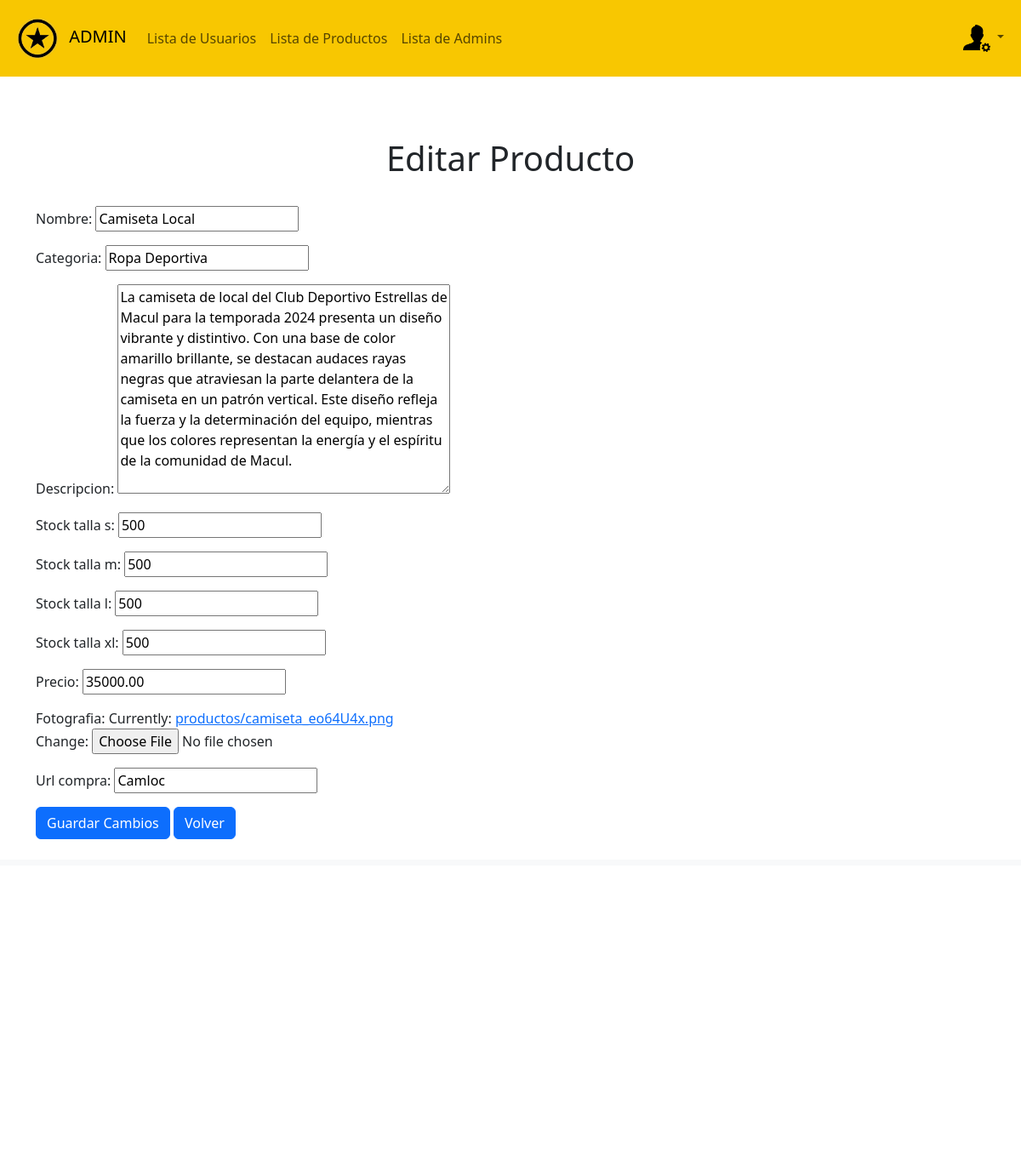
/Estrella/editar_producto/5/ (signed in), run on the app's committed database.
### Estrella/models.py (models this page shows, shortened)
class Producto(models.Model):
    id_producto = models.AutoField(primary_key=True)
    nombre = models.CharField(max_length=100)
    categoria = models.CharField(max_length=50)
    descripcion = models.TextField()
    stock_talla_s = models.PositiveIntegerField(default=0)
    stock_talla_m = models.PositiveIntegerField(default=0)
    stock_talla_l = models.PositiveIntegerField(default=0)
    stock_talla_xl = models.PositiveIntegerField(default=0)
    precio = models.DecimalField(max_digits=10, decimal_places=2)
    fotografia = models.ImageField(upload_to='productos/')
    url_compra = models.CharField(max_length=50, blank=True, null=True)

### Estrella/views.py (the view)
# urls.py: path('editar_producto/<str:pk>/', views.editar_producto, name='editar_producto'),
@admin_required
def editar_producto(request, pk):
    producto = get_object_or_404(Producto, id_producto=pk)
    if request.method == "POST":
        form = ProductoForm(request.POST, request.FILES, instance=producto)
        if form.is_valid():
            form.save()
            return redirect('LisPro')
    else:
        form = ProductoForm(instance=producto)
    return render(request, 'Crud/editar_producto.html', {'form': form})

### Estrella/forms.py
class ProductoForm(forms.ModelForm):
    class Meta:
        model = Producto
        fields = [
            'nombre', 'categoria', 'descripcion', 'stock_talla_s',
            'stock_talla_m', 'stock_talla_l', 'stock_talla_xl',
            'precio', 'fotografia', 'url_compra'
        ]

### Estrella/templates/Crud/editar_producto.html (shortened to what this page needs)
<!DOCTYPE html>
<html lang="en">
<head>
    {% load static %}
    <link rel="stylesheet" href="{% static 'css/bootstrap.min.css' %}">
    <link rel="stylesheet" href="{% static 'css/style.css' %}">
</head>
<body>
    {% include 'base/hadmin.html' %}<br>
    <div class="container mt-5">
        <h1 class="text-center">Editar Producto</h1><br>
        <form method="POST" enctype="multipart/form-data">
            {{ form.as_p }}
            <button type="submit" class="btn btn-primary">Guardar Cambios</button>
            <a href="{% url 'LisPro' %}">
                <button type="button" class="btn btn-primary ">Volver</button>
              </a>
        </form>
    </div><br>
    {% include 'base/footer.html' %}
</body>
</html>

### Estrella/static/css/style.css (style rules this page uses)
body { display: flex; flex-direction: column; min-height: 100vh; margin: 0px; }

### data on the page
Producto: nombre "Camiseta Local", categoria "Ropa Deportiva", descripcion "La camiseta de local del Club Deportivo Estrellas de Macul para la temporada 2024 presenta un diseño vibrante y distintivo. Con una base de color amarillo brillante, se destacan audaces rayas negras que atraviesan la parte delantera de la camiseta en un patrón vertical. Este diseño refleja la fuerza y la determinación del equipo, mientras que los colores representan la energía y el espíritu de la comunidad de Macul.", stock_talla_s "500", stock_talla_m "500", stock_talla_l "500", stock_talla_xl "500", precio "35000.00", url_compra "Camloc"
